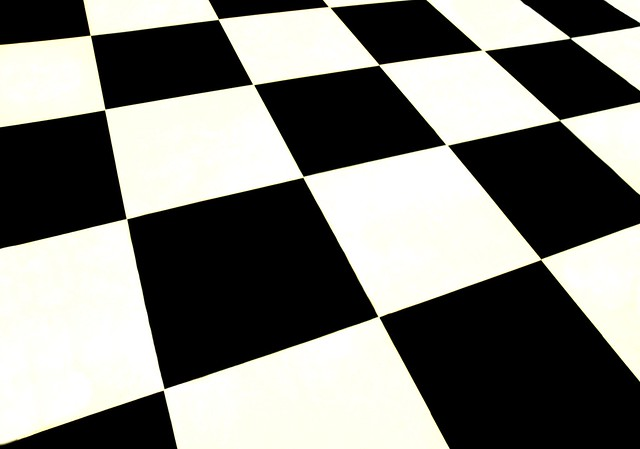
#> input picture imgs/chess.png, 640 x 449 px, found by its file name
$ python myMainScript.py
#> lines starting #> are read from the running program, lines starting #| are printed output that depends on the picture
### myHarrisCornerDetector.py
import numpy as np


def gaussian_mask(n, sigma=None):
    if sigma is None:
        sigma = 0.3 * (n // 2) + 0.8
    X = np.arange(-(n//2), n//2+1)
    kernel = np.exp(-(X**2)/(2*sigma**2))
    return kernel


def seperable_conv(I, filter_x, filter_y):
    h, w = I.shape[:2]
    n = filter_x.shape[0]//2
    I_a = np.zeros(I.shape)
    I_b = np.zeros(I.shape)
    for x in range(n, w-n):
        patch = I[:, x-n:x+n+1]
        I_a[:, x] = np.sum(patch * filter_x, 1)
    filter_y = np.expand_dims(filter_y, 1)
    for y in range(n, h-n):
        patch = I_a[y-n:y+n+1, :]
        I_b[y, :] = np.sum(patch * filter_y, 0)
    return I_b


def detect(I, n_g=5, n_w=5, k=0.06):
    h, w = I.shape
    sobel_1 = np.array([-1, 0, 1])
    sobel_2 = np.array([1, 2, 1])
    I_x = seperable_conv(I, sobel_1, sobel_2)
    I_y = seperable_conv(I, sobel_2, sobel_1)
    g_kernel = gaussian_mask(n_g)
    I_x = seperable_conv(I_x, g_kernel, g_kernel)
    I_y = seperable_conv(I_y, g_kernel, g_kernel)
    D_temp = np.zeros((h, w, 2, 2))
    D_temp[:, :, 0, 0] = np.square(I_x)
    D_temp[:, :, 0, 1] = I_x * I_y
    D_temp[:, :, 1, 0] = D_temp[:, :, 0, 1]
    D_temp[:, :, 1, 1] = np.square(I_y)
    g_filter = gaussian_mask(n_w)
    g_filter = np.dstack([g_filter] * 4).reshape(n_w, 2, 2)
    D = seperable_conv(D_temp, g_filter, g_filter)
    P = D[:, :, 0, 0]
    Q = D[:, :, 0, 1]
    R = D[:, :, 1, 1]
    T1 = (P + R) / 2
    T2 = np.sqrt(np.square(P - R) + 4 * np.square(Q)) / 2
    L_1 = T1 - T2
    L_2 = T1 + T2
    C = L_1 * L_2 - k * np.square(L_1 + L_2)
    return C, I_x, I_y, L_1, L_2

### myMainScript.py
from numpy import array
from matplotlib import pyplot as plt
from PIL import Image

from myHarrisCornerDetector import detect

img_path = 'chess.png'
img = array(Image.open(img_path).convert('L'))
img = (img - img.min())/(img.max()-img.min())
C, I_x, I_y, L_1, L_2 = detect(img, k=0.06)
#> after the loop in seperable_conv (call 2), `for y in range(n, h-n):`:
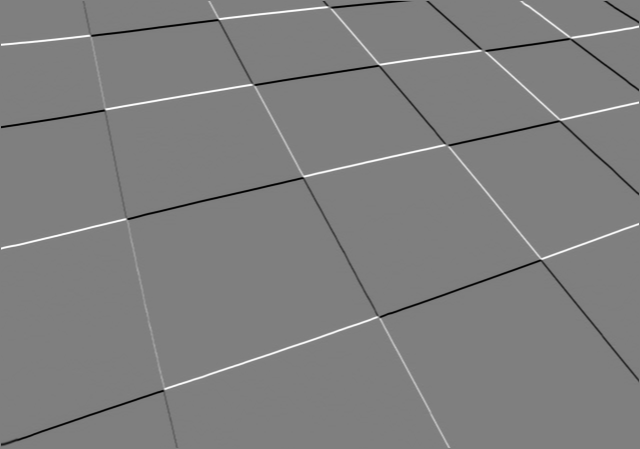
#> I_b: shape (449, 640) float64; min -3.96, max 3.98, mean -0.00162; drawn with min black and max white
#> after the loop in seperable_conv (call 3), `for x in range(n, w-n):`:
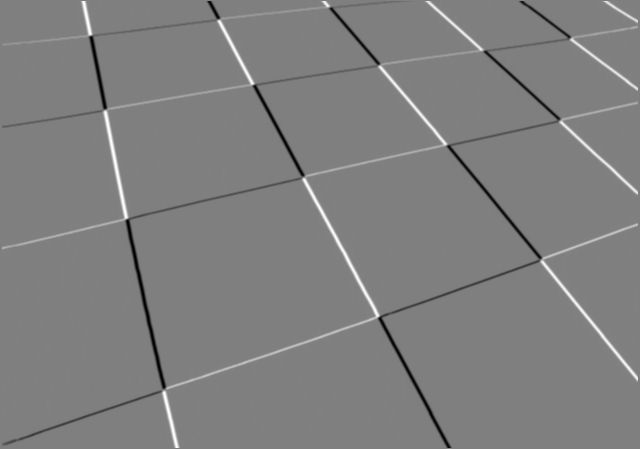
#> I_a: shape (449, 640) float64; min -7.02, max 6.99, mean 0.00453; drawn with min black and max white
#> after the loop in seperable_conv (call 4), `for y in range(n, h-n):`:
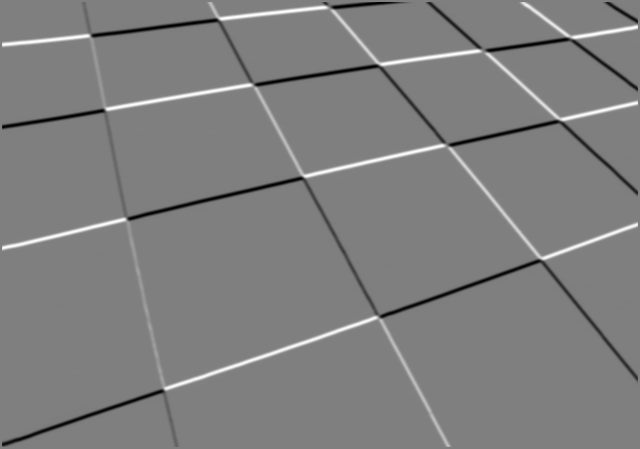
#> I_b: shape (449, 640) float64; min -22.82, max 22.84, mean 0; drawn with min black and max white
#> in detect, `T2 = np.sqrt(np.square(P - R) + 4 * np.square(Q)) / 2`:
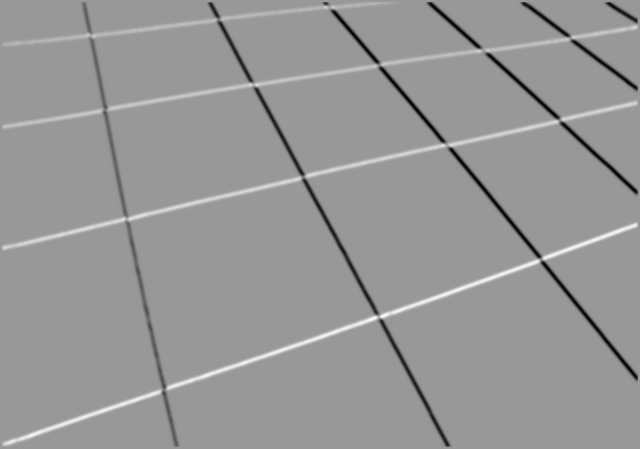
#> Q: shape (449, 640) float64; min -1940.8, max 1314.9, mean -13.8; drawn with min black and max white
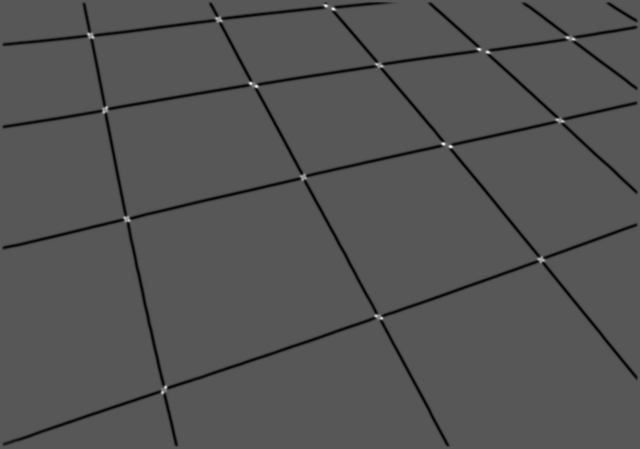
#> C: shape (449, 640) float64; min -932127.3, max 1798705.8, mean -33466.3; drawn with min black and max white
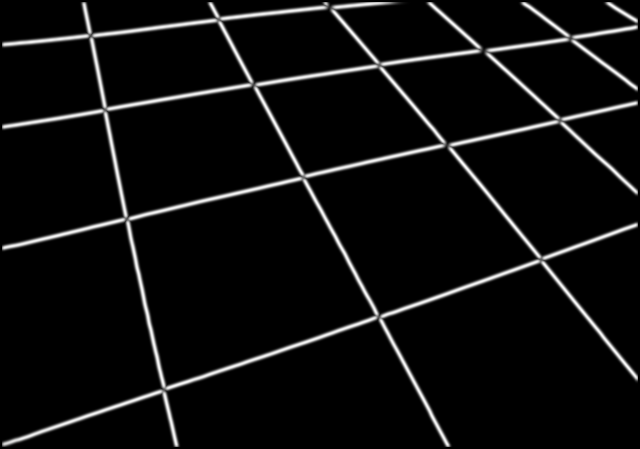
#> L_2: shape (449, 640) float64; min 0, max 3943.5, mean 218.8; drawn with min black and max white
C = (C - C.min())/(C.max()-C.min())

plt.figure(figsize=(13, 5))
plt.subplot(121)
plt.title('$I_x$')
plt.imshow(I_x, cmap='gray')
plt.subplot(122)
plt.title('$I_y$')
plt.imshow(I_y, cmap='gray')
plt.tight_layout()
plt.show()


plt.figure(figsize=(13, 5))
plt.subplot(121)
plt.title(r'$\lambda_1$')
plt.imshow(L_1, cmap='gnuplot')
# plt.colorbar()
plt.subplot(122)
plt.title(r'$\lambda_2$')
plt.imshow(L_2, cmap='gnuplot')
# plt.colorbar()
plt.tight_layout()
plt.show()


plt.figure(figsize=(13, 5))
plt.subplot(121)
plt.imshow(C-0.457, cmap='gnuplot')
plt.title('Corner-ness Map')
plt.subplot(122)
plt.imshow(img/2+2*C*(C >= 0.457), cmap='gnuplot')
plt.title('Detected Corners')
plt.tight_layout()
plt.show()
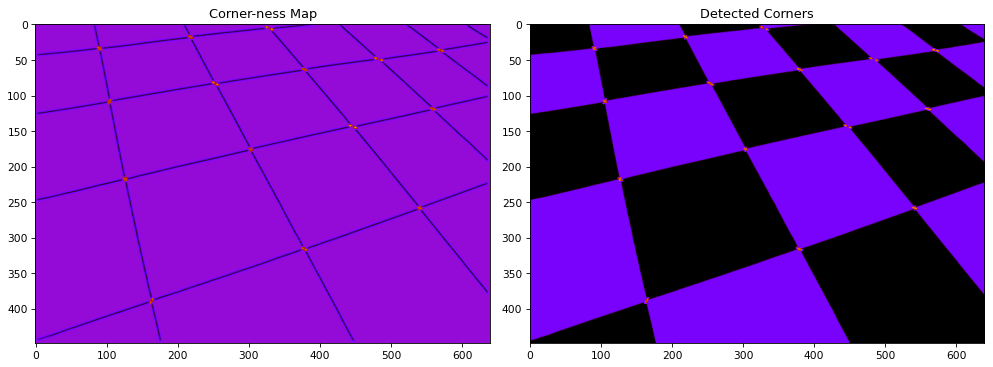
#> figure drawn by matplotlib, 2 panels

$ run again, with imgs/2.png copied over imgs/chess.png
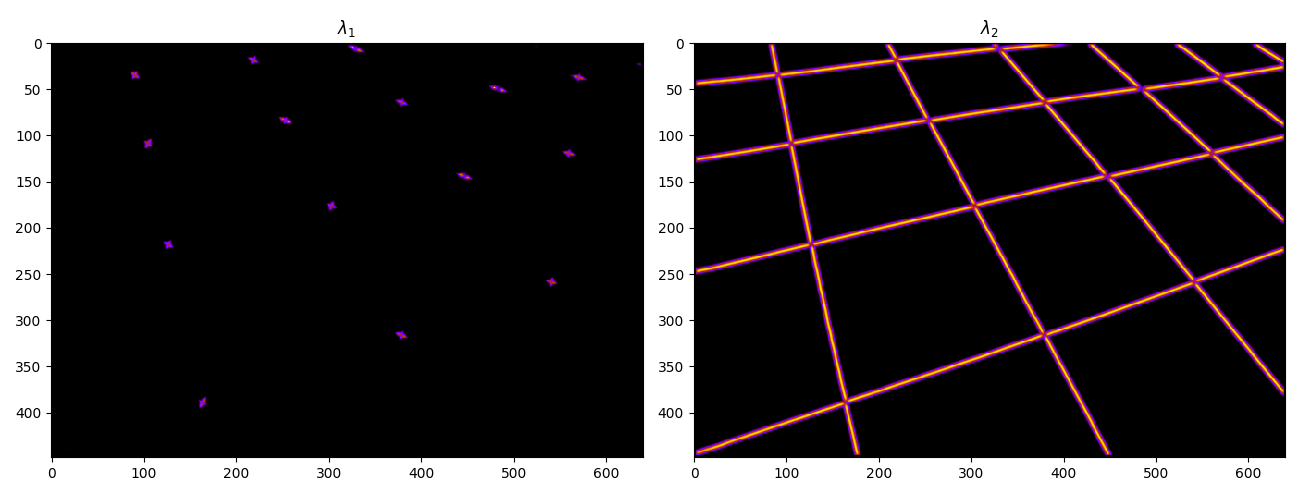
#> input picture imgs/2.png, 1300 x 500 px, found by its file name
#> after the loop in seperable_conv (call 4), `for y in range(n, h-n):`:
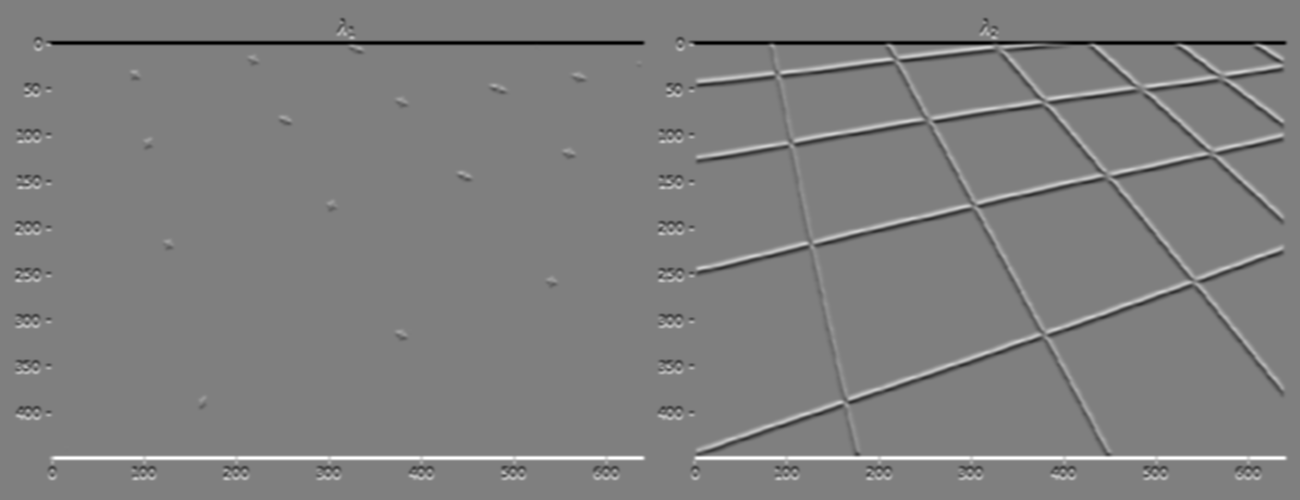
#> I_b: shape (500, 1300) float64; min -23.22, max 23.22, mean 0; drawn with min black and max white
#> `plt.show()`:
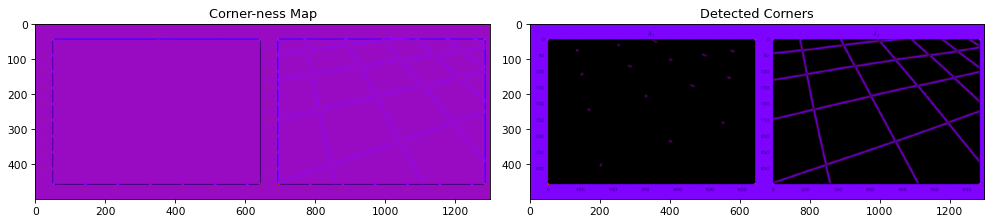
#> figure drawn by matplotlib, 2 panels

$ run again, with imgs/3.png copied over imgs/chess.png
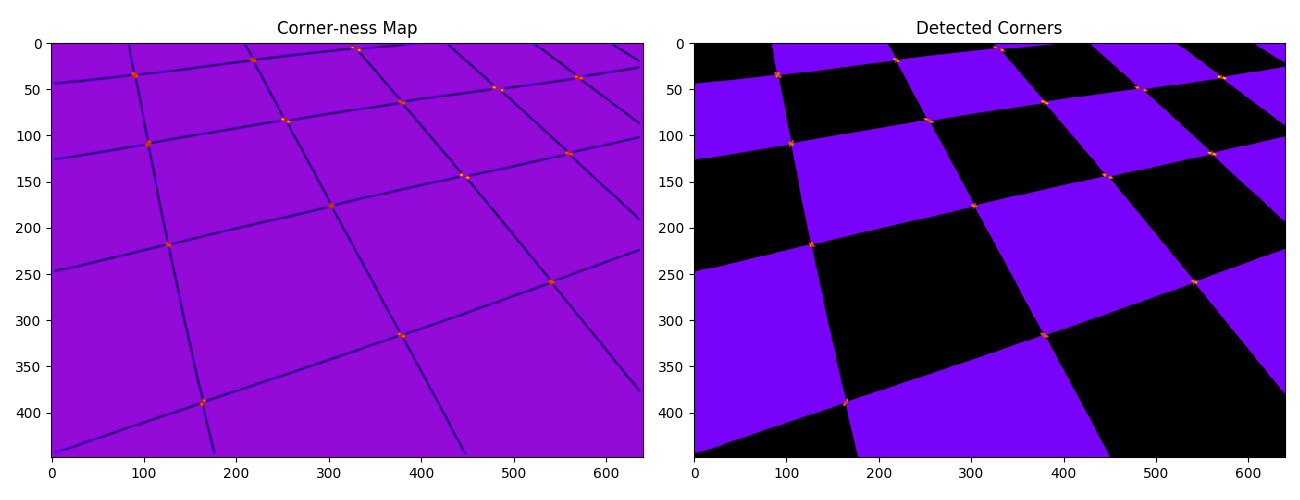
#> input picture imgs/3.png, 1300 x 500 px, found by its file name
#> after the loop in seperable_conv (call 2), `for y in range(n, h-n):`:
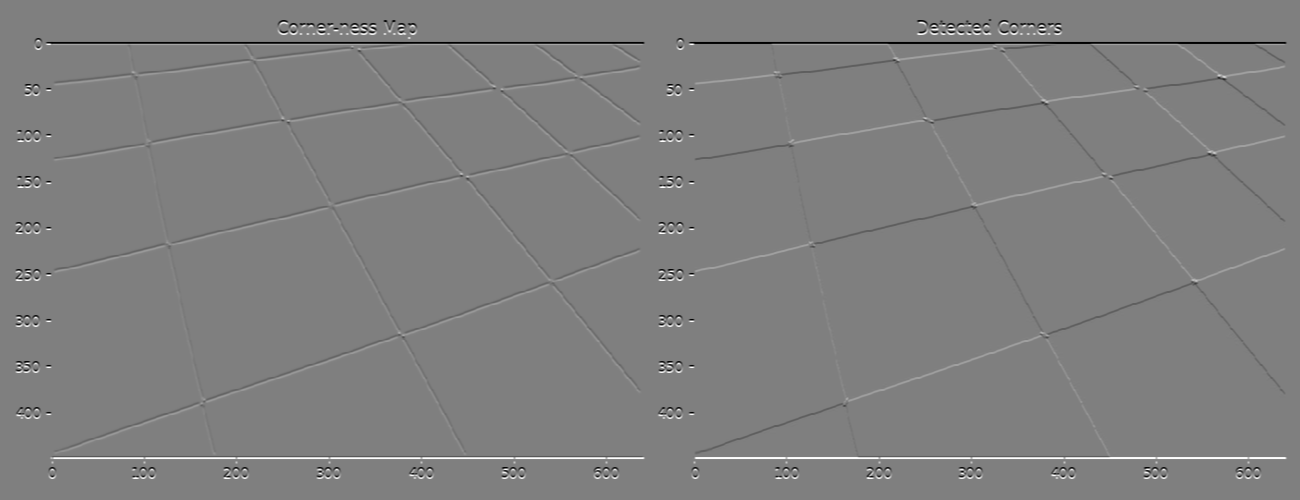
#> I_b: shape (500, 1300) float64; min -4, max 4, mean -4.02e-18; drawn with min black and max white
#> `plt.show()`:
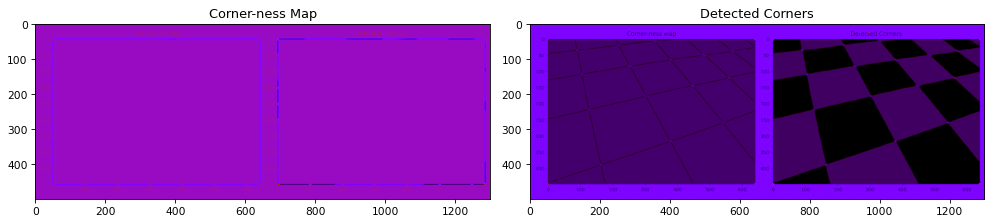
#> figure drawn by matplotlib, 2 panels
